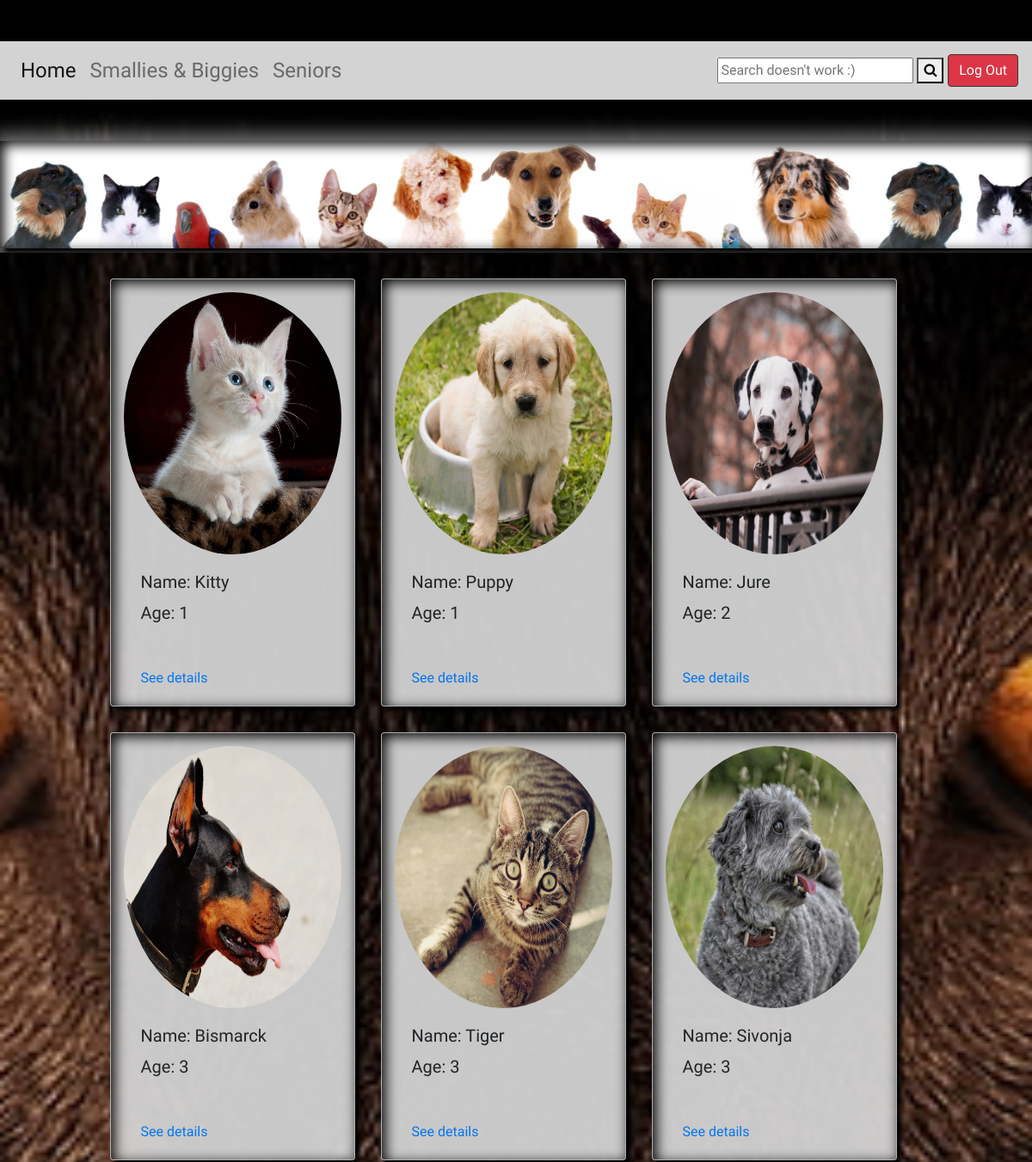
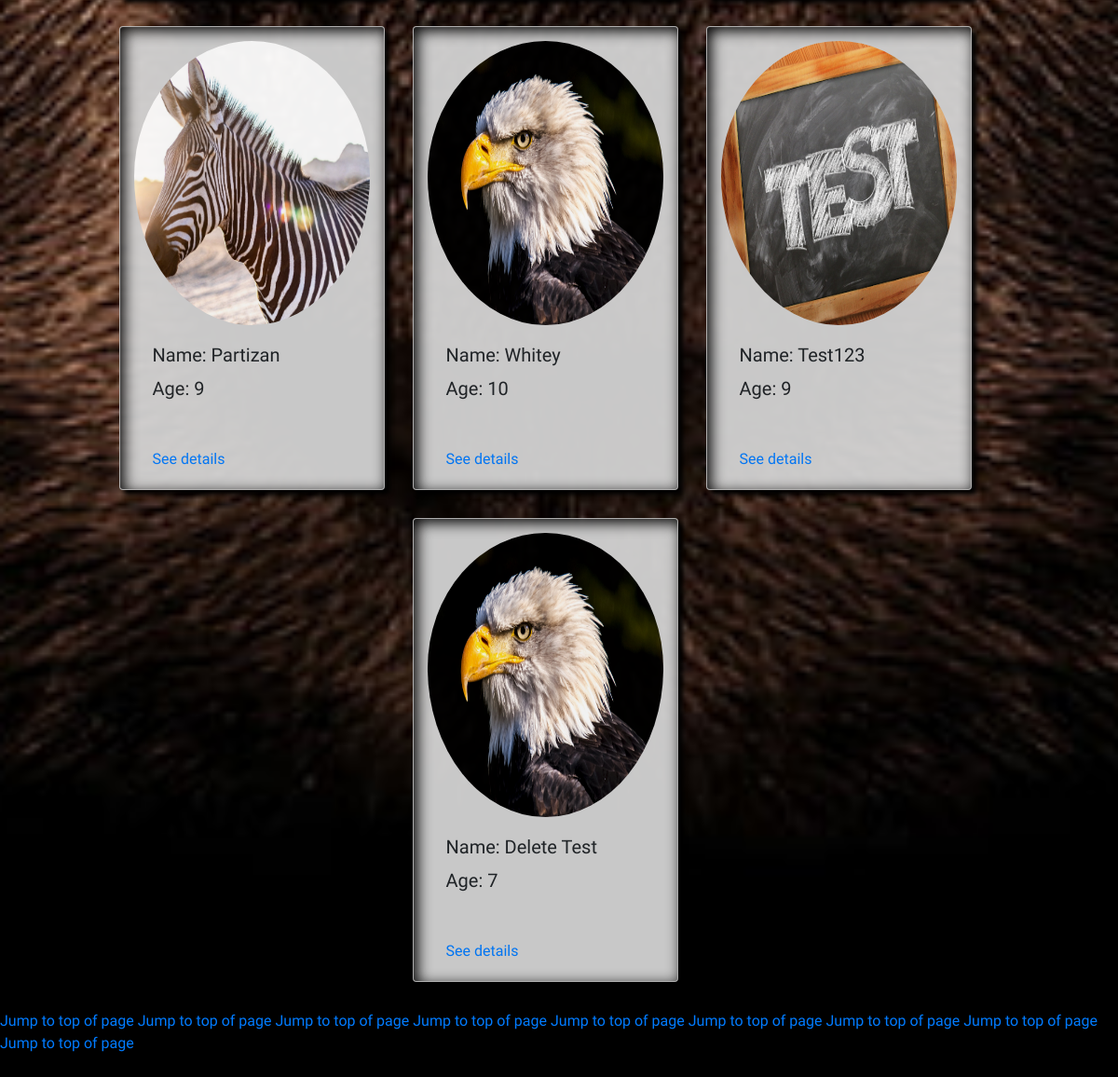
Page /crud_cr11/general.php (signed in) on the committed database (2 pictures, top to bottom).
### tables this page shows
CREATE TABLE `pets` (
  `id` int(11) NOT NULL,
  `image` varchar(255) DEFAULT NULL,
  `name` varchar(50) DEFAULT NULL,
  `age` int(10) DEFAULT NULL,
  `description` varchar(500) DEFAULT NULL,
  `hobbies` varchar(255) DEFAULT NULL,
  `size` varchar(50) DEFAULT NULL,
  `address` varchar(255) DEFAULT NULL,
  `zip` int(11) DEFAULT NULL,
  `city` varchar(50) DEFAULT NULL
);

### crud_cr11/general.php (the view, shortened to what this page needs)
<!DOCTYPE html>
<html>
<head>
  <link rel="stylesheet" href="https://stackpath.bootstrapcdn.com/bootstrap/4.5.0/css/bootstrap.min.css">
  <link rel="stylesheet" href="https://cdnjs.cloudflare.com/ajax/libs/font-awesome/4.7.0/css/font-awesome.min.css">
</head>
<body><br><br>
  <nav class="navbar navbar-expand-lg navbar-light">
  <div class="collapse navbar-collapse" id="navbarTogglerDemo03">
    <ul class="navbar-nav mr-auto mt-2 mt-lg-0">
      <li class="nav-item active">
        <a class="nav-link" href="home.php">Home<span class="sr-only">(current)</span></a>
      </li>
      <li class="nav-item">
        <a class="nav-link" href="general.php">Smallies & Biggies</a>
      </li>
      <li class="nav-item">
        <a class="nav-link" href="seniors.php">Seniors</a>
      </li>
    </ul>
    <form class="example" action="action_page.php">
        <input type="text" placeholder="Search doesn't work :)" name="search">
        <button type="submit"><i class="fa fa-search"></i></button>
      </form>
  </div>
<a class="btn btn-danger border border-dark" href="logout.php?logout"> Log Out</a>
</nav><br><br>
      <div class="imgCont">
      </div>
    <div class="parallax_section parallax_image_first">
      <div class="row">
           <?php
           require_once "actions/db_connect.php";
            $sql = "SELECT * FROM pets WHERE size = 'small' or size ='large'";
                       $result = $connect->query($sql);
                        if($result->num_rows > 0) {
                            while($row = $result->fetch_assoc()) {
                               echo  "<div class='card col-sm-4 col-md-5 col-lg-3'>
                                              <img class='card-img-top' src='".$row['image']."' alt='Card image cap'>
                                            <div class='card-body'>
                                              <h5 class='card-title'>Name: ".$row['name']."</h5>
                                              <h5 class='card-title'>Age: ".$row['age']."</h5>
                                            </div>
                                            <div class='card-body'>
                                              <a href='details.php?id=".$row['id']. "'class='card-link'>See details</a>
                                            </div>
                                        </div>";
                           }
                       } else  {
                           echo  `<tr><td colspan='5'><center>No Data Avaliable</center></td></tr>`;
                       }
                       ?><br>
      </div>
  </div>
     <a class="jump" href="#">Jump to top of page</a>
     <a class="jump" href="#">Jump to top of page</a>
     <a class="jump" href="#">Jump to top of page</a>
     <a class="jump" href="#">Jump to top of page</a>
     <a class="jump" href="#">Jump to top of page</a>
     <a class="jump" href="#">Jump to top of page</a>
     <a class="jump" href="#">Jump to top of page</a>
     <a class="jump" href="#">Jump to top of page</a>
     <a class="jump" href="#">Jump to top of page</a>
     <br><br>
  </body>
</body>
</html>

### crud_cr11/general.php (style rules this page uses)
body { background-image: url("img/blacky.jpg"); background-position: bottom; background-repeat: no-repeat; background-size: cover; margin: 0; padding: 0; box-sizing: border-box; font-family: 'Quicksand', sans-serif; }
nav { background-color: lightgrey; }
.parallax_section { background-repeat: no-repeat; background-attachment: fixed; background-size: cover; }
.parallax_image_first { background-image: url("img/blacky.jpg"); background-attachment: fixed; background-position: center; }
.imgCont { display: flex; justify-content: center; align-items: center; max-width: 100%; height: 125px; background-image: url("img/pets.png"); padding: 0 8px 0 5px; margin-bottom: 5px; -webkit-box-shadow: 5px 5px 5px 0px #000000, inset 4px 4px 15px 0px #000000, 3px 2px 20px 10px rgba(183,183,183,0.66); box-shadow: 5px 5px 5px 0px #000000, inset 4px 4px 15px 0px #000000, 3px 2px 20px 10px rgba(183,183,183,0.66); }
.card { background-color: lightgrey; width: 18rem; opacity: 0.95; margin: 0 30px 30px 0; -webkit-box-shadow: 5px 5px 5px 0px #000000, inset 4px 4px 15px 0px #000000, 5px 5px 11px 6px rgba(165,165,165,0); box-shadow: 5px 5px 5px 0px #000000, inset 4px 4px 15px 0px #000000, 5px 5px 11px 6px rgba(165,165,165,0); }
.row { display: flex; justify-content: center; padding-top: 30px; margin: 0 30px 0 30px; }
.nav-link { font-size: 1.5em; }
.card-img-top { height: 320px; padding-top: 15px; border-radius: 50%; }
.btn-danger { margin-left: 5px; }

### rows in the picture
pets: image (picture), name "Kitty", age "1"
pets: image (picture), name "Puppy", age "1"
pets: image (picture), name "Jure", age "2"
pets: image (picture), name "Bismarck", age "3"
pets: image (picture), name "Tiger", age "3"
pets: image (picture), name "Sivonja", age "3"
pets: image (picture), name "Partizan", age "9"
pets: image (picture), name "Whitey", age "10"
pets: image (picture), name "Test123", age "9"
pets: image (picture), name "Delete Test", age "7"
